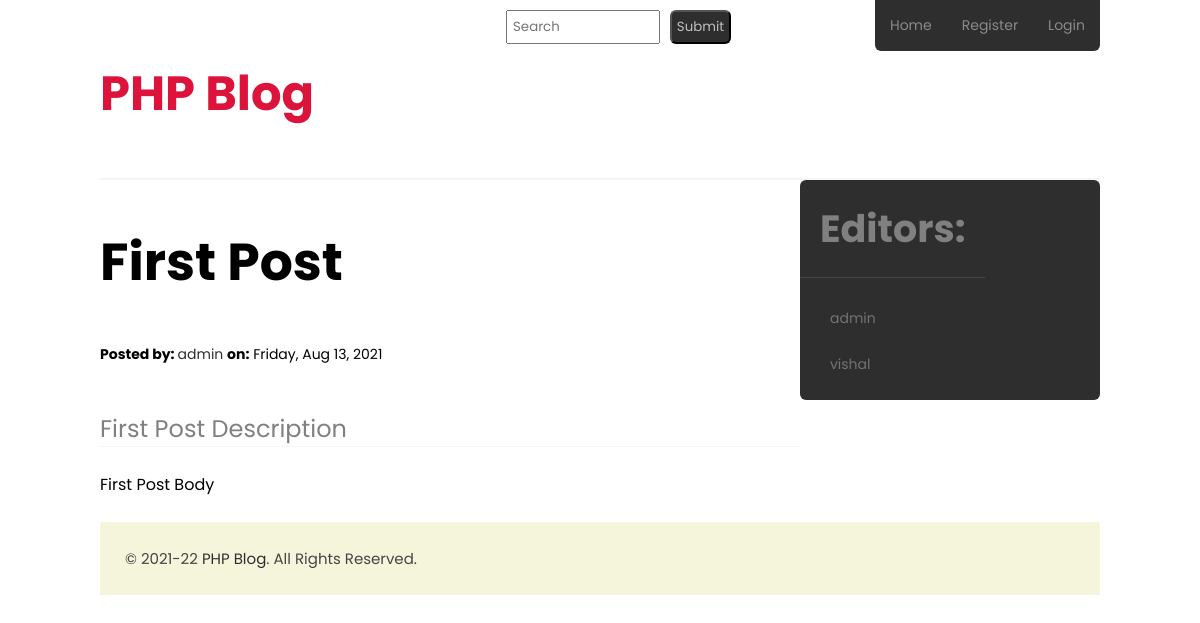
/posts/article.php?id=1, run on the app's committed database.
### tables this page shows
create table posts (
    id int not null auto_increment primary key,
    user varchar(25) not null,
    title varchar(200) not null unique,
    description text,
    body text,
    created_at datetime default now(),
    updated_at timestamp not null default current_timestamp on update current_timestamp,
    foreign key (user) references users(username)
);

create table users (
    id int not null auto_increment primary key,
    username varchar(25) not null unique,
    password varchar(100) not null,
    name varchar(200),
    role varchar(10) not null default 'editor',
    email varchar(200),
    reset_link_token varchar(200),
    exp_date datetime
);

### posts/article.php (the view, shortened to what this page needs)
<?php require_once($_SERVER['DOCUMENT_ROOT'] . "/components/head.php") ?>
<?php include_once($_SERVER['DOCUMENT_ROOT'] . "/components/header.php") ?>
<main class="single-post">
    <?php
    $check = "SELECT * FROM posts WHERE id='" . $_GET['id'] . "' LIMIT 1";
    $result = $conn->query($check);
    if ($result->num_rows > 0) {
    ?>
        <?php while ($row = $result->fetch_array()) : ?>
            <h2 class="post-title"><?php echo $row['title']; ?></h2>
            <div class="author">
                <strong>Posted by: </strong>
                <a href="/accounts/view.php?user=<?php echo $row['user']; ?>"><?php echo $row['user']; ?></a>
                <strong> on:</strong>
                <?php echo date("l, M j, Y", strtotime($row['created_at'])); ?>
            </div>
            <br>
            <summary class="post-description">
                <?php echo $row['description']; ?>
            </summary>
            <article class="post-body">
                <?php echo nl2br($row['body']); ?>
            </article>
        <?php endwhile; ?>
    <?php
    }
    ?>
</main>
<?php include_once($_SERVER['DOCUMENT_ROOT'] . "/components/sidebar.php") ?>
<?php include_once($_SERVER['DOCUMENT_ROOT'] . "/components/footer.php") ?>
</body>
</html>

### components/sidebar.php (shortened to what this page needs)
<aside class="sidebar">
    <h3 class="caption">Editors:</h3>
    <ul class="editor-list">
        <?php
        $sql = "SELECT * FROM users";
        $result = $conn->query($sql);
        if ($result->num_rows > 0) {
            while ($row = $result->fetch_array()) {
        ?>
                <li>
                    <a href="/accounts/view.php?user=<?php echo $row['username']; ?>">
                        <?php echo $row['username']; ?></a>
                </li>
        <?php
            }
        }
        ?>
    </ul>
</aside>

### style.css (style rules this page uses)
* { font-family: "Poppins", sans-serif; }
body { margin: auto; padding: 0; width: 1000px; font-size: 14px; }
a { color: #2e2e2e; text-decoration: none; }
.feed, .content, .single-post { float: left; width: 70%; }
.single-post { padding-bottom: 25px; }
.single-post .post-title { font-size: 52px; }
.single-post .post-description { margin-top: 25px; margin-bottom: 25px; border-bottom: solid 1px whitesmoke; font-size: 24px; color: gray; }
.single-post .post-body { font-size: 16px; }
.sidebar { float: right; width: 30%; background-color: #2e2e2e; border-radius: 6px; overflow: hidden; }
.sidebar .caption { margin: 0; padding: 20px; font-size: 38px; color: rgba(192, 192, 192, 0.562); border-bottom: solid 1px #454545; }
.editor-list { margin: 0; padding: 10px; padding-bottom: 20px; list-style-type: none; }
.editor-list li a { display: block; padding: 20px; padding-bottom: 5px; text-decoration: none; color: #737373; }
.caption { display: inline-block; font-size: 2rem; font-weight: 700; color: #2e2e2e; border-bottom: solid 3px #2e2e2e; }

### data on the page
posts: title "First Post", user "admin", created_at "Friday, Aug 13, 2021", description "First Post Description", body "First Post Body"
users: username "admin"
users: username "vishal"
